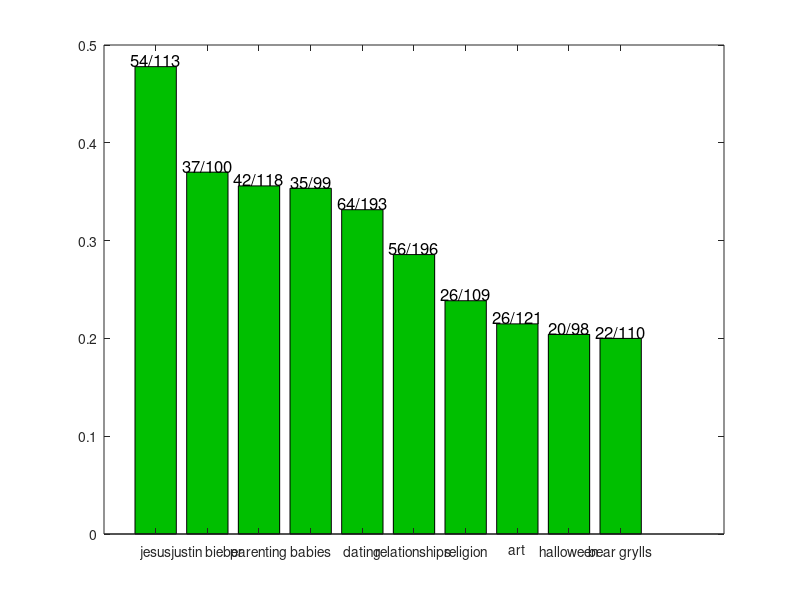

The MATLAB script that drew this image: (Note: this script raises an error after producing the figure.)
clear;

%ds font size
uFontSize = 16;

%ds load csv data
%matTagsLiked    = csvread( 'tags_liked.csv' );
%matTagsDisliked = csvread( 'tags_disliked.csv' );

%ds open files
fileID_Liked    = fopen( 'tags_liked.csv' );
fileID_Disliked = fopen( 'tags_disliked.csv' );

%ds extract information
cell_Liked    = textscan( fileID_Liked, '%s%f%u%u','delimiter',',' );
cell_Disliked = textscan( fileID_Disliked, '%s%f%u%u','delimiter',',' );

%ds close files
fclose( fileID_Liked );
fclose( fileID_Disliked );

%ds extract vectors
vecTagsNames_Liked            = cell_Liked{1};
vecRelativeFrequency_Liked    = cell_Liked{2};
vecFrequency_Liked            = cell_Liked{3};
vecFrequency_Liked_Total      = cell_Liked{4};
vecTagsNames_Disliked         = cell_Disliked{1};
vecRelativeFrequency_Disliked = cell_Disliked{2};
vecFrequency_Disliked         = cell_Disliked{3};
vecFrequency_Disliked_Total   = cell_Disliked{4};

%ds top 10
uMaximumElements = 10;

%ds plot
figure( 1 );
%subplot(3,1,1);

hPlot1 = bar( vecRelativeFrequency_Liked( 1:uMaximumElements ), 'FaceColor', [0 0.75 0] );

%ds draw absolute numbers on bars
for u = 1:1:uMaximumElements
    
    text( u, vecRelativeFrequency_Liked( u ), [ num2str( vecFrequency_Liked( u ) ), '/', num2str( vecFrequency_Liked_Total( u ) ) ], 'VerticalAlignment', 'bottom', 'HorizontalAlignment', 'center', 'FontSize', 12 );
    
end

set( gca( ), 'XTickLabel', vecTagsNames_Liked( 1:uMaximumElements ) );
rotateXLabels( gca( ), 45 );
set( gca( ), 'XLim', [0 uMaximumElements+1] );
set( gca( ), 'YLim', [0 0.55] );
set( hPlot1, 'barwidth', .75 );
hTitle1 = title( 'Top 10: Tags Liked', 'FontSize', uFontSize, 'interpreter', 'latex' );
yLabel1 = ylabel( 'Relative frequency [liked/available]', 'FontSize', uFontSize, 'interpreter', 'latex' );
hY1 = get( gca, 'YLabel' );
set( hY1, 'Units', 'Normalized' );
dPositionY1 = get( hY1, 'Position' );
set( hY1, 'Position', dPositionY1.*[ 1.1, 1, 1 ] );
set( yLabel1, 'Units', 'Normalized', 'Position', [-0.08,  0.5, 0]);
set( gca, 'FontSize' ,uFontSize );
saveas( 1, 'tags_liked.eps', 'epsc' );
saveas( 1, 'tags_liked.pdf' );

%ds plot
figure( 2 );
%subplot(3,1,3);
hPlot2 = bar( vecRelativeFrequency_Disliked( 1:uMaximumElements ), 'red' );

%ds draw absolute numbers on bars
for u = 1:1:uMaximumElements
   
    text( u, vecRelativeFrequency_Disliked( u ), [ num2str( vecFrequency_Disliked( u ) ), '/', num2str( vecFrequency_Disliked_Total( u ) ) ], 'VerticalAlignment', 'bottom', 'HorizontalAlignment', 'center', 'FontSize', 12 );
    
end

set( gca( ), 'XTickLabel', vecTagsNames_Disliked( 1:uMaximumElements ) );
rotateXLabels( gca( ), 45 );
set( gca( ), 'XLim', [0 uMaximumElements+1] );
set( gca( ), 'YLim', [0 0.55] );
set( hPlot2, 'barwidth', .75 );
hTitle2 = title( 'Top 10: Tags Disliked', 'FontSize', uFontSize, 'interpreter', 'latex' );
yLabel2 = ylabel( 'Relative frequency [disliked/available]', 'FontSize', uFontSize, 'interpreter', 'latex' );
hY2 = get( gca, 'YLabel' );
set( hY2, 'Units', 'Normalized' );
dPositionY2 = get( hY2, 'Position' );
set( hY2, 'Position', dPositionY2.*[ 1.1, 1, 1 ] );
set( yLabel2, 'Units', 'Normalized', 'Position', [-0.08,  0.5, 0]);
set( gca, 'FontSize' ,uFontSize );
saveas( 2, 'tags_disliked.eps', 'epsc' );
saveas( 2, 'tags_disliked.pdf' );

%saveas( 1, 'topten_tags.eps', 'epsc' );
